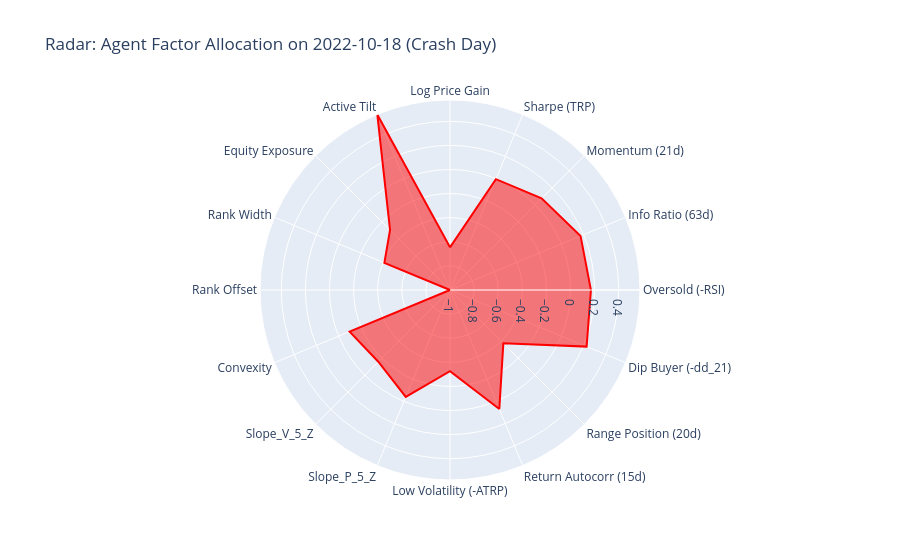

Notebook cell for this chart:
### Code cell
# CELL 11: Top 5 Outperformance Days & Crash Day Radar
print("🌟 TOP 5 HIGHEST RETURN DAYS (Net of Slippage) 🌟")
top_5 = blotter_df.nlargest(5, "net_daily_simple_ret")[
    [
        "date",
        "net_daily_simple_ret",
        "bm_daily_simple_ret",
        "alpha_daily_simple_ret",
        "agent_equity",
    ]
    + action_names[:3]
].copy()
top_5["date"] = top_5["date"].dt.strftime("%Y-%m-%d")
for col in ["net_daily_simple_ret", "bm_daily_simple_ret", "alpha_daily_simple_ret"]:
    top_5[col] = top_5[col].apply(lambda x: f"{x:.4%}")
top_5["agent_equity"] = top_5["agent_equity"].apply(lambda x: f"{x:.3f}")
for col in action_names[:3]:
    top_5[col] = top_5[col].apply(lambda x: f"{float(x):.4f}")

print(top_5.to_string(index=False))

print("\n" + "=" * 50)
print("🚨 CRASH DAY ANALYSIS (Worst Single-Day Return) 🚨")
worst_idx = blotter_df["net_daily_simple_ret"].idxmin()
worst_day = blotter_df.iloc[worst_idx]
day_before = blotter_df.iloc[max(0, worst_idx - 1)]

print(
    f"Worst Day: {worst_day['date'].strftime('%Y-%m-%d')} | "
    f"Net Return: {worst_day['net_daily_simple_ret']*100:.2f}% | "
    f"Benchmark: {worst_day['bm_daily_simple_ret']*100:.2f}% | "
    f"Alpha: {worst_day['alpha_daily_simple_ret']*100:.2f}% | "
    f"Portfolio Multiplier: {worst_day['agent_equity']:.3f}"
)
print("-" * 50)

crash_weights = pd.DataFrame(
    {
        "Dimension": action_names,
        "Weight on Worst Day": worst_day[action_names].values,
        "Weight Day Prior": day_before[action_names].values,
    }
)

fig = px.line_polar(
    crash_weights,
    r="Weight on Worst Day",
    theta="Dimension",
    line_close=True,
    title=f"Radar: Agent Factor Allocation on {worst_day['date'].strftime('%Y-%m-%d')} (Crash Day)",
)
fig.update_traces(fill="toself", line_color="red")
fig.show()

### Figure 1 — Plotly figure (JSON) as saved in the notebook; plotly's stock layout.template omitted (floating-point values rounded to 4 significant figures)
{"data": [{"fill": "toself", "hovertemplate": "Weight on Worst Day=%{r}<br>Dimension=%{theta}<extra></extra>", "legendgroup": "", "line": {"color": "red", "dash": "solid"}, "marker": {"symbol": "circle"}, "mode": "lines", "name": "", "r": [-0.6459, -0.004237, 0.07503, 0.1728, 0.1697, 0.2272, -0.3741, 0.06952, -0.326, -0.0403, -0.1582, -0.09833, -1, -0.4106, -0.2963, 0.5768, -0.6459], "showlegend": false, "subplot": "polar", "theta": ["Log Price Gain", "Sharpe (TRP)", "Momentum (21d)", "Info Ratio (63d)", "Oversold (-RSI)", "Dip Buyer (-dd_21)", "Range Position (20d)", "Return Autocorr (15d)", "Low Volatility (-ATRP)", "Slope_P_5_Z", "Slope_V_5_Z", "Convexity", "Rank Offset", "Rank Width", "Equity Exposure", "Active Tilt", "Log Price Gain"], "type": "scatterpolar"}], "layout": {"legend": {"tracegroupgap": 0}, "polar": {"angularaxis": {"direction": "clockwise", "rotation": 90}, "domain": {"x": [0, 1], "y": [0, 1]}}, "title": {"text": "Radar: Agent Factor Allocation on 2022-10-18 (Crash Day)"}}}
